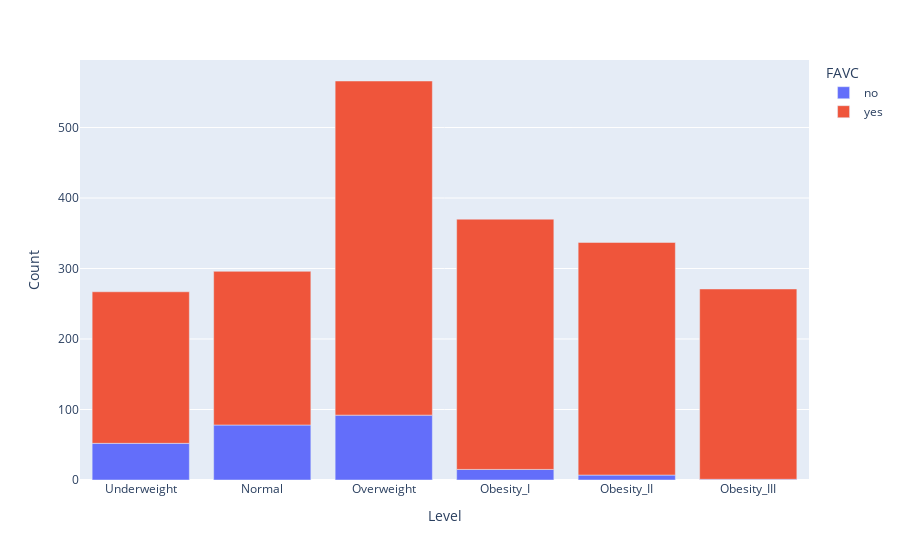

The notebook cell this image was saved under:
### Code cell
# Frequent consumption of high caloric food

dfv2 = df.groupby(['Level', 'FAVC'])['Gender'].count().reset_index()
dfv2.columns = ['Level', 'FAVC', 'Count']
fig = px.bar(dfv2, x='Level', y='Count', color = 'FAVC')

fig.update_xaxes(categoryorder='array', categoryarray= ['Underweight', 'Normal', 'Overweight', 'Obesity_I', 'Obesity_II', 'Obesity_III'])
fig.show()

### Figure 1 — Plotly figure (JSON) as saved in the notebook; plotly's stock layout.template omitted (floating-point values rounded to 4 significant figures)
{"data": [{"alignmentgroup": "True", "hovertemplate": "FAVC=no<br>Level=%{x}<br>Count=%{y}<extra></extra>", "legendgroup": "no", "marker": {"color": "#636efa", "pattern": {"shape": ""}}, "name": "no", "offsetgroup": "no", "orientation": "v", "showlegend": true, "textposition": "auto", "type": "bar", "x": ["Normal", "Obesity_I", "Obesity_II", "Obesity_III", "Overweight", "Underweight"], "xaxis": "x", "y": [78, 15, 7, 1, 92, 52], "yaxis": "y"}, {"alignmentgroup": "True", "hovertemplate": "FAVC=yes<br>Level=%{x}<br>Count=%{y}<extra></extra>", "legendgroup": "yes", "marker": {"color": "#EF553B", "pattern": {"shape": ""}}, "name": "yes", "offsetgroup": "yes", "orientation": "v", "showlegend": true, "textposition": "auto", "type": "bar", "x": ["Normal", "Obesity_I", "Obesity_II", "Obesity_III", "Overweight", "Underweight"], "xaxis": "x", "y": [218, 355, 330, 270, 474, 215], "yaxis": "y"}], "layout": {"barmode": "relative", "legend": {"title": {"text": "FAVC"}, "tracegroupgap": 0}, "margin": {"t": 60}, "xaxis": {"anchor": "y", "categoryarray": ["Underweight", "Normal", "Overweight", "Obesity_I", "Obesity_II", "Obesity_III"], "categoryorder": "array", "domain": [0, 1], "title": {"text": "Level"}}, "yaxis": {"anchor": "x", "domain": [0, 1], "title": {"text": "Count"}}}}
